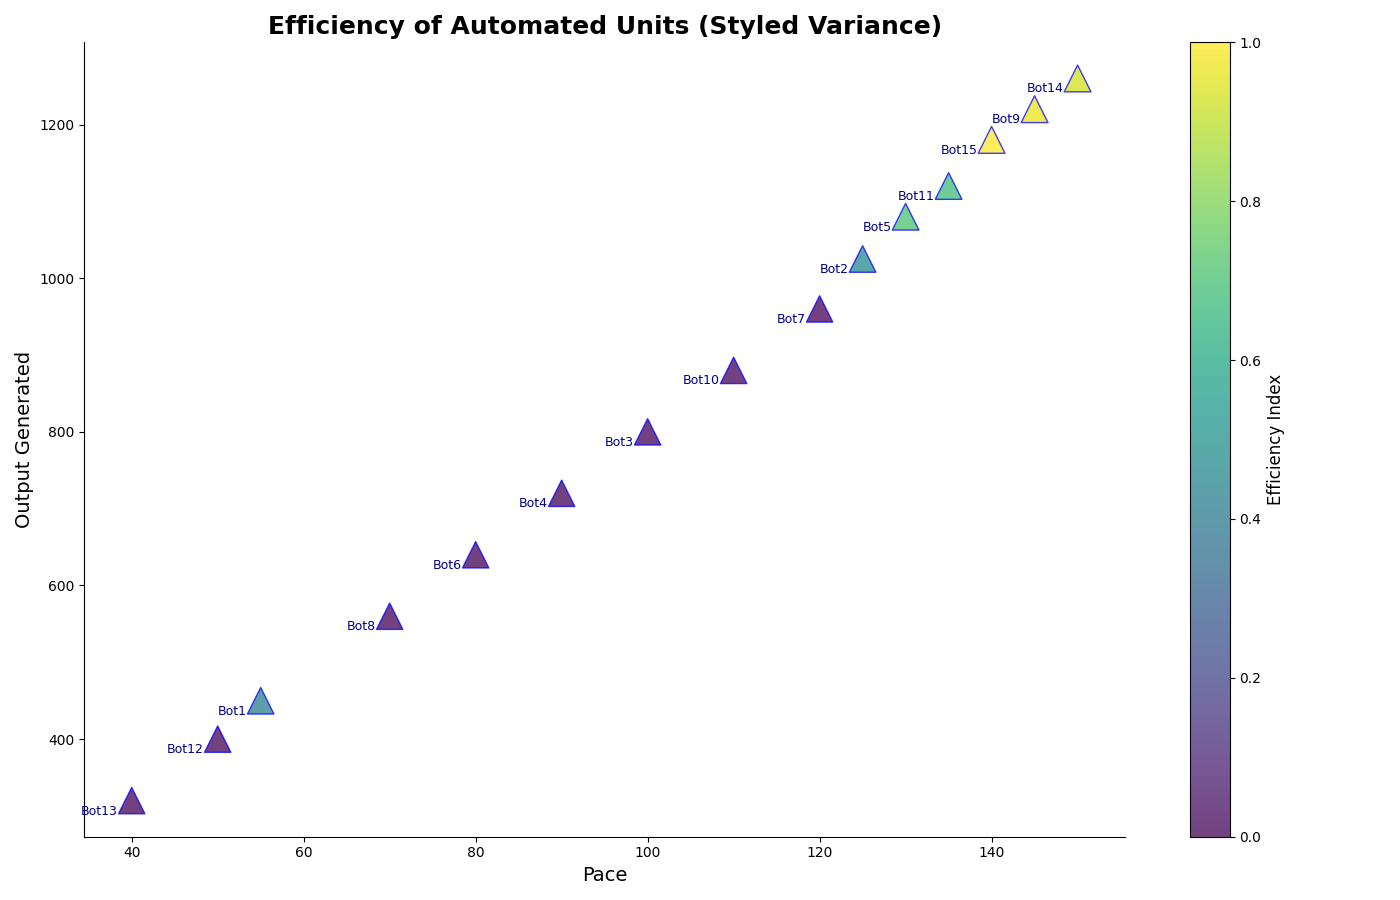

The Python source for this figure:
import matplotlib.pyplot as plt
import numpy as np

robot_ids = np.arange(1, 16)
operational_speeds = np.array([55, 125, 100, 90, 130, 80, 120, 70, 145, 110, 135, 50, 40, 150, 140])
items_processed = np.array([450, 1025, 800, 720, 1080, 640, 960, 560, 1220, 880, 1120, 400, 320, 1260, 1180])

performance_metric = items_processed / operational_speeds
colors = plt.cm.viridis((performance_metric - performance_metric.min()) / (performance_metric.max() - performance_metric.min()))

plt.figure(figsize=(14, 9))
sc = plt.scatter(operational_speeds, items_processed, 
                 c=colors, s=120 + performance_metric * 30, 
                 alpha=0.75, edgecolors='b', linewidth=1.0, cmap='viridis', marker='^')

# Randomly altered chart textual elements
plt.title("Efficiency of Automated Units (Styled Variance)", fontsize=18, fontweight='bold')
plt.xlabel("Pace", fontsize=14)
plt.ylabel("Output Generated", fontsize=14)

cbar = plt.colorbar(sc)
cbar.set_label('Efficiency Index', fontsize=12)

for i, txt in enumerate(robot_ids):
    plt.annotate(f"Bot{txt}", (operational_speeds[i], items_processed[i]), 
                 textcoords="offset points", xytext=(-10, -10), ha='right', fontsize=9, color='darkblue')

plt.grid(False)
plt.gca().spines['top'].set_visible(False)
plt.gca().spines['right'].set_visible(False)

plt.tight_layout()
plt.show()
